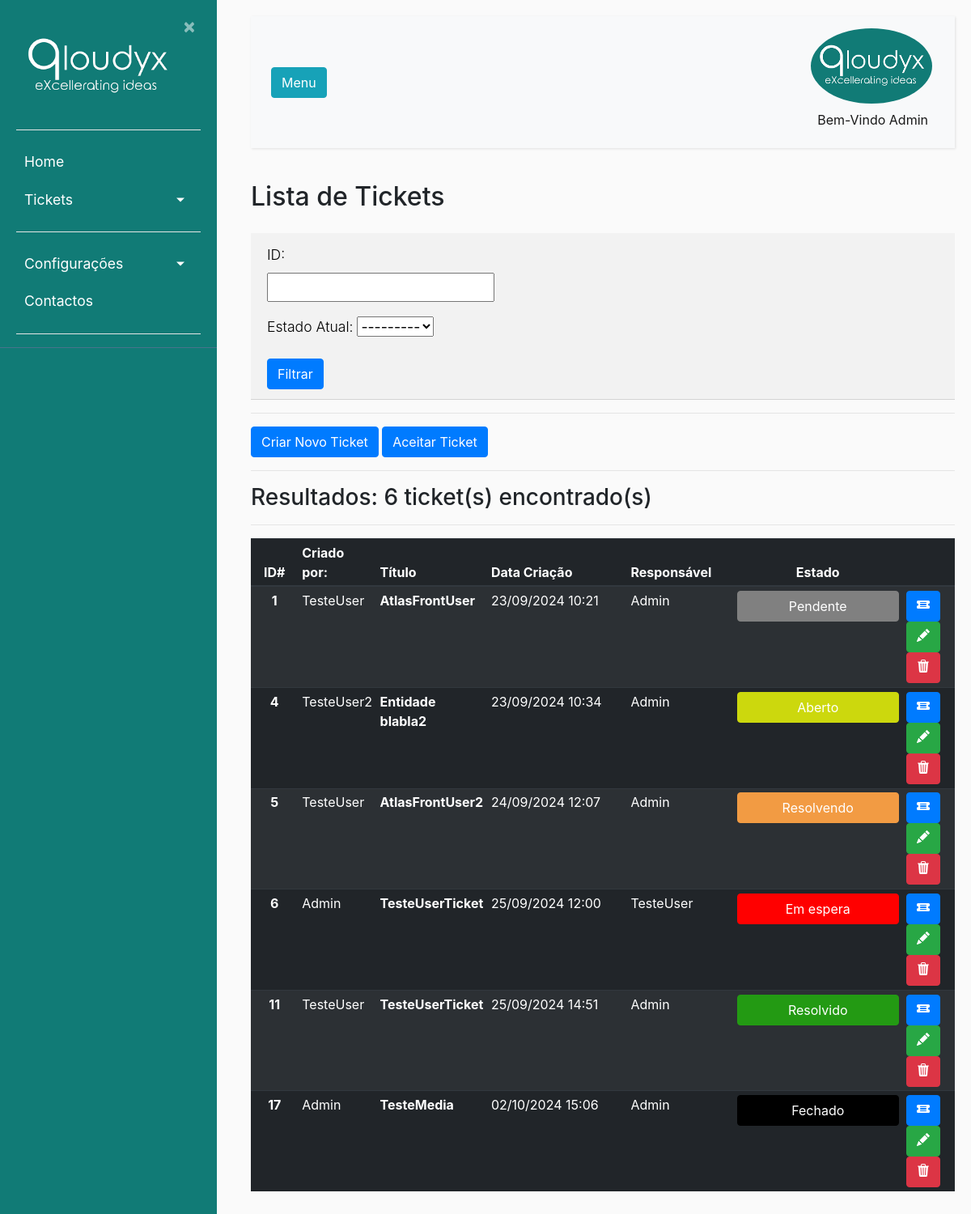
Before: /listaticket/ (signed in) with the older database file.
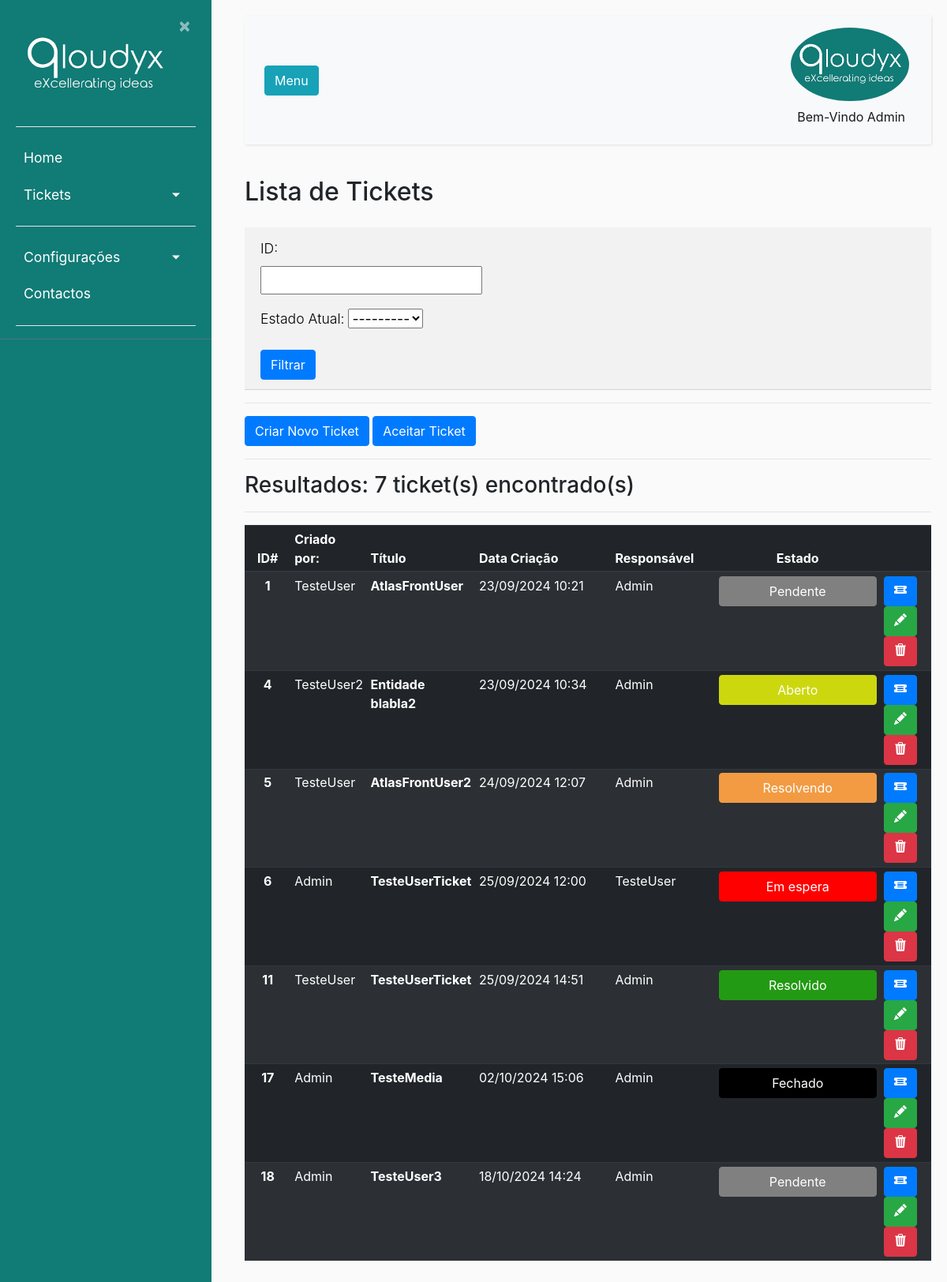
After: the same page with the newer database file.
### ticket/models.py (models this page shows, shortened)
class Usuarios(AbstractBaseUser):
    uuid = models.UUIDField(default = uuid.uuid4)
    nome = models.CharField(max_length=100, unique=True,verbose_name='Utilizador')
    email = models.EmailField(verbose_name='E-mail')
    foto = models.ImageField(null=True, blank=True, upload_to='users/uploads/fotos',verbose_name='Foto')
    descricao = models.CharField(max_length=250, null=True)
    EscolhasRole = {
    ("Interno", "Interno"),
    ("Operador", "Operador"),
    ("Cliente", "Cliente"),
    }
    role = models.CharField(max_length=50,choices= EscolhasRole ,verbose_name='Cargo')
    entidade = models.ManyToManyField(Entidades, verbose_name='Entidades')
    telefone = PhoneNumberField(null=True, blank=False, unique=True, verbose_name='Telefone')
    date_of_birth = models.DateField(verbose_name='Data de Nascimento')
    is_active = models.BooleanField(default=True, verbose_name='Ativo?')
    is_admin = models.BooleanField(default=False, verbose_name='Admin?')
    objects = MyUserManager()
    USERNAME_FIELD = 'nome'
    REQUIRED_FIELDS = ['date_of_birth','email']
    def nomes_entidade(self):
            return ', '.join([a.nome for a in self.entidade.all()])
    nomes_entidade.short_description = "Entidades"

class Ticket(models.Model):
    uuid = models.UUIDField(default = uuid.uuid4)
    nome = models.CharField(max_length=50, verbose_name='Titulo')
    dataCriacao = models.DateTimeField(default=timezone.now(), verbose_name='Data de Criação')
    descricao = models.CharField(max_length=300, verbose_name='Descrição')
    usuarios = models.ForeignKey(Usuarios, null = True, on_delete=models.CASCADE, related_name="responsavel", verbose_name='Responsável')
    app_tpPedidos = models.ForeignKey(Apps_tpPedidos, on_delete=models.CASCADE, verbose_name='Tipo de Problema')
    prioridade = models.ForeignKey(Prioridade, null = True , on_delete=models.CASCADE, verbose_name='Prioridade')
    resolucao = models.ForeignKey(Resolucao, null = True, on_delete=models.CASCADE, verbose_name='Resolução')
    id_Proprietario = models.ForeignKey(Usuarios, null = True, on_delete=models.CASCADE, related_name="criador", verbose_name='Criador do Ticket')
    estado = models.ForeignKey(StatusLog,null = True,default = 1, on_delete=models.CASCADE, verbose_name='Estado Atual')
    usuario_app = models.ForeignKey(Usuarios_Apps,null = True, on_delete=models.CASCADE)
    app = models.ForeignKey(Apps, on_delete=models.CASCADE)

class StatusLog(models.Model):
    estado = models.ForeignKey(Estado, on_delete=models.CASCADE, verbose_name='Estado')
    usuario = models.ForeignKey(Usuarios, on_delete=models.CASCADE, verbose_name='Utilizador')
    dataHora = models.DateTimeField(default=timezone.now(), verbose_name='Data de Criação')

class Estado(models.Model):
    estado = models.CharField(max_length=20)
    cor = models.CharField(max_length=30)
    font_color = models.CharField(max_length=30)
    descricao = models.CharField(max_length=300)
    def __str__(self):
        return self.estado

### ticket/views.py (the view)
# urls.py: path('listaticket/', ticket_views.ticket_list, name ='listaticket'), #URL para a gestão de tickets
def ticket_list(request):
    ticketall = Ticket.objects.all()
    tickuser = request.user
    tickets = Ticket.objects.filter(Q(usuarios=tickuser) | Q(id_Proprietario=tickuser))
    ticketfilter = TicketFilter(request.GET, ticketall)
    total_resultados = ticketfilter.qs.count()
    return render(request, 'ticket/listaticket.html', {'tickets': tickets,'ticketall': ticketfilter.qs, 'filter':ticketfilter, 'total':total_resultados})

### ticket/templates/ticket/listaticket.html (shortened to what this page needs)
{% extends "ticket/base.html" %}
{% block content %}
<body>
    <h2 style="margin-bottom:25px">Lista de Tickets</h2>
    {% if user.is_authenticated %}
    {% if user.is_admin or user.role == "Interno"%}
    {% if ticketall %}
    <div class="card-header">
      <form method="get">
          {{ filter.form.as_p }}
          <button type="submit" class="btn btn-primary">Filtrar</button>
      </form>
    </div>
    <hr>
    <button type="button" class="btn btn-primary"><a href="{% url 'novoticket' %}">Criar Novo Ticket</a></button>
    <button type="button" class="btn btn-primary"><a href="{% url 'ticketsnaoatribuidos' %}">Aceitar Ticket</a></button>
    <hr>
    <h3>Resultados: {{ total }} ticket(s) encontrado(s)</h3>
    <hr>
    <table class="table table-striped table-dark table-sm">
        <thead>
          <tr>
            <th style="text-align:center" class="col-2 col-sm-1">ID#</th>
            <th class="col-2 col-sm-1">Criado por:</th>
            <th class="col-2 col-sm-1">Título</th>
            <th class="col-2 col-sm-3">Data Criação</th>
            <th class="col-2 col-sm-2">Responsável</th>
            <th style="text-align:center" class="col-2 col-sm-1">Estado</th>
            <th class="col-3 col-sm-1"></th>
          </tr>
        </thead>
        <tbody>
          {% for ticket in ticketall %}
          <tr>
            <th style="text-align:center">{{ ticket.id }}</th>
            <td>{{ ticket.id_Proprietario.nome }}</td>
            <th scope="row">{{ ticket.nome }}</th>
            <td>{{ ticket.dataCriacao|date:"d/m/Y H:i" }}</td>
            <td>{{ ticket.usuarios.nome }}</td>
            <td style="text-align:center"><button style="background-color:{{ticket.estado.estado.font_color}}; border-color:{{ticket.estado.estado.font_color}}; width:200px"type="button" class="btn btn-primary">{{ ticket.estado.estado }}</button></td>
            <td><button type="button" class="btn btn-primary"><a href="{% url 'detalheticket' ticket.uuid %}">
              </a></button>
            <button type="button" class="btn btn-success"><a href="{% url 'editar_ticket' ticket.uuid  %}">
            </a></button>
            <button onclick="botao_apagar()" type="button" class="btn btn-danger">
            </button></td>
          </tr>
          {% endfor %}
        </tbody>
    </table>
    {% else %}
        <p>Nenhum ticket encontrado.</p>
    {% endif %}
    {% endif %}
    {% endif %}
</body>
{% endblock content %}

### ticket/templates/ticket/base.html (shortened to what this page needs)
{% load static %}
<!DOCTYPE html>
<html lang="en">
<head>
    <link rel="stylesheet" href="https://cdn.jsdelivr.net/npm/bootstrap@4.0.0/dist/css/bootstrap.min.css">
    <link rel="stylesheet" type="text/css" href="{% static 'ticket/main.css' %}">
</head>
<body>
    {% if user.nome == "Registo" %}
    <div class="wrapper">
        <nav id="sidebar">
            <div class="sidebar-header">
                <a href = "{% url 'ticket-home' %}"> <img src="{% static 'ticket/Qloudyx.png' %}" style="width:200px;height:100%;"></a>
                <a class="close" onclick="CloseMenu()">&nbsp×&nbsp</a>
                <hr>
                <form method="post" action="{% url 'logout' %}">
                    {% csrf_token %}
                    <a><button style="color:white; text-align:center" class="astext" type="submit">Logout</button></a>
                </form>
                <hr>
            </div>
            </ul>
        </nav>
            <main role="main" class="container">
                <div class="row">
                    <div class="col-md-8">
                        {% if messages %}
                            {% for message in messages %}
                                <div class="alert alert-{{ message.tags }} ">
                                    {{ message }}
                                </div>
                            {% endfor %}
                        {% endif %}
                    </div>
                </div>
            </main>
            <div class="collapse navbar-collapse" id="navbarSupportedContent">
                <ul class="nav navbar-nav ml-auto">
                    <li class="nav-item active">
                        <div class="dropdown">
                            {% if user.is_authenticated %}
                            <img src= "{{ user.foto.url }} " alt="Menu" class="rounded-circle" width="150" />
                            <center>
                            </center>
                        </div>
                        {% endif %}
                    </li>
                </ul>
                </div>
        </div>
        {% block restricted %}{% endblock %}
    {% else %}
    <div class="wrapper">
        <nav id="sidebar">
            <div class="sidebar-header">
                <a href = "{% url 'ticket-home' %}"> <img src="{% static 'ticket/Qloudyx.png' %}" style="width:200px;height:100%;"></a>
                <a class="close" onclick="CloseMenu()">&nbsp×&nbsp</a>
                <hr>
            </div>
            <ul class="list-unstyled components" >
                <li>
                    <a href="{% url 'ticket-home' %}">Home</a>
                    {% if user.is_authenticated %}
                    <a href="#pageSubmenu" data-toggle="collapse" aria-expanded="false" class="dropdown-toggle">Tickets</a>
                    {% endif %}
                </li>
                <li>
                    {% if user.is_authenticated %}
                    <hr>
                    <a href="#homeSubmenu" data-toggle="collapse" aria-expanded="false" class="dropdown-toggle">Configurações</a>
                    {% endif %}
                    <a href="#">Contactos</a>
                    <hr>
            </ul>
        </nav>
        </div>
        <div id="content">
            <nav class="navbar navbar-expand-lg navbar-light bg-light">
                <div class="container-fluid">
                    <button type="button" id="sidebarCollapse" onClick="OpenMenu()" class="btn btn-info">
                        <span>Menu</span>
                    </button>
                    {% if user.is_authenticated %}
                    <div class="collapse navbar-collapse" id="navbarSupportedContent">
                        <ul class="nav navbar-nav ml-auto">
                            <li class="nav-item active">
                                <div class="dropdown">
                                    {% if user.is_authenticated %}
                                    <img src= "{{ user.foto.url }} " alt="Menu" class="rounded-circle" width="150" />
                                </div>
                                <a class="nav-link" href="#">Bem-Vindo {{user.nome}}</a>
                                {% endif %}
                            </li>
                        </ul>
                    </div>
                    {% endif %}
                </div>
            </nav>
            <main role="main" class="container">
                <div class="row">
                    <div class="col-md-8">
                    </div>
                </div>
            </main>
            {% block content %}{% endblock %}
            {% endif %}
</body>
</html>

### ticket/static/ticket/main.css (style rules this page uses)
body { background: #fafafa; }
p { font-size: 1.1em; font-weight: 300; line-height: 1.7em; max-width: 250px; color: black; display:block; text-align: left; }
hr { background-color: white; }
a, a:hover, a:focus { color: inherit; text-decoration: none; transition: all 0.3s; }
.navbar { padding: 15px 10px; background: #fff; border: none; border-radius: 0; margin-bottom: 40px; box-shadow: 1px 1px 3px rgba(0, 0, 0, 0.1); }
.wrapper { display: flex; width: 100%; align-items: stretch; }
#sidebar { height: 100%; width: 250; position: fixed; z-index: 1; overflow-x: hidden; background: #117B76; color: #fff; transition: all 0.3s; }
#sidebar .sidebar-header { padding-left: 20px; padding-top: 20px; padding-right: 20px; background: #117B76; }
#sidebar ul.components { padding-left: 20px; padding-right: 20px; border-bottom: 1px solid #47748b; }
#sidebar ul li a { padding: 10px; font-size: 1.1em; display: block; }
a[data-toggle="collapse"] { position: relative; }
.dropdown-toggle::after { display: block; position: absolute; top: 50%; right: 20px; transform: translateY(-50%); }
#content { margin-left: 290px; position: relative; padding: 20px; min-height: 100vh; transition: all 0.3s; }

### ticket/templates/ticket/base.html (style rules this page uses)
.dropdown { position: relative; display: inline-block; }

Changed rows visible on the page:
added Ticket: id "18", id_Proprietario.nome "Admin", nome "TesteUser3", dataCriacao "18/10/2024 14:24", usuarios.nome "Admin", estado.estado "Pendente"
Other visible differences:
{{ total }}: "6" → "7"
